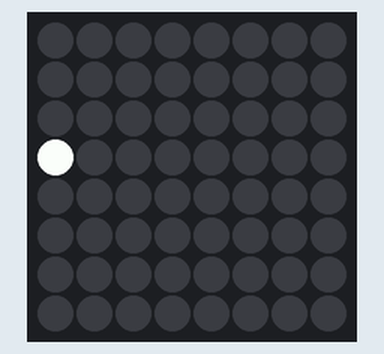
A program run on a simulated Raspberry Pi (BCM pin numbers) with a Sense HAT. On the bench: the Sense HAT's 8×8 RGB LED matrix.

Above: at 0.1 s.
At 4.6 s:
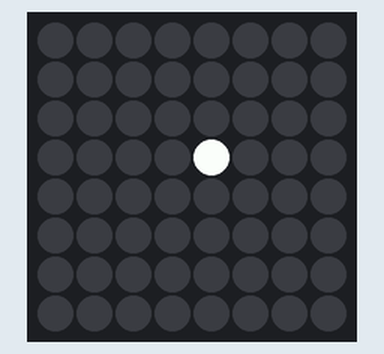
At 9.9 s:
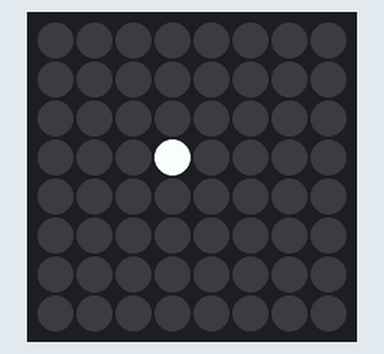
At 19.6 s:
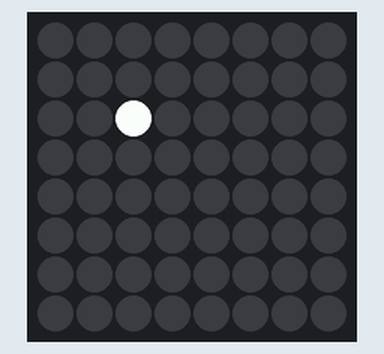
At 29.4 s:
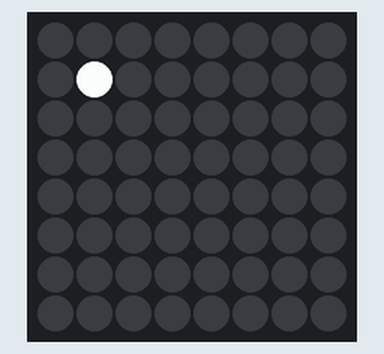
At 39.2 s:
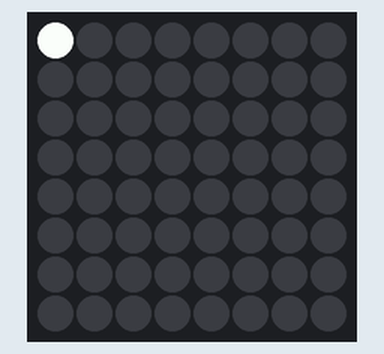

Measured:
- what the display in image 1 shows lasts 0.8 s, from 4.5 s to 5.3 s

The program:

snake.py
```python
#!/usr/bin/python3

# ------------------------------------------------------------------
# Name: snake.py
#
# Description: Methodisch didaktischer Aufbau eines Snake-Programmes.
#              IST SO NICHT LAUFFàHIG!
#
# Autor: Walter Rothlin
#
# History:
# 02-July-2020   Walter Rothlin      Initial Version
#
# ------------------------------------------------------------------


# Start-Variante
# ==============
from sense_hat import SenseHat
import time

sense = SenseHat()
sense.set_pixel(0,3,255,255,255)
time.sleep(.75)

sense.set_pixel(1,3,255,255,255)
time.sleep(.75)

# Mit For-Loop
# ============
from sense_hat import SenseHat
import time

sense = SenseHat()
for xPos in range(8):
  sense.clear()
  sense.set_pixel(xPos,3,255,255,255)
  time.sleep(.75)

# Ohne Eventhandler
# =================
from sense_hat import SenseHat
import time

xPos = 0
yPos = 0
xShift = 1
yShift =  1

sense = SenseHat()

doLoop = True
while doLoop:
  sense.clear()
  sense.set_pixel(xPos,yPos,255,255,255)
  time.sleep(.75)
  xPos = xPos + xShift
  yPos = yPos + yShift
  if (xPos > 7):
    xPos = 6
    xShift = -1
  if (xPos < 0):
    xPos = 1
    xShift = 1

  if (yPos > 7):
    yPos = 6
    yShift = -1
  if (yPos < 0):
    yPos = 1
    yShift = 1

# Schluss-Variante
# ================
from sense_hat import SenseHat, ACTION_PRESSED, ACTION_HELD, ACTION_RELEASED
import time

sense = SenseHat()

xPos = 0
xShift = 1
yPos = 3
yShift = 1

def pushed_up(event):
    global xShift
    global yShift
    if event.action != ACTION_RELEASED:
      xShift = 0
      yShift =  -1

def pushed_down(event):
    global xShift
    global yShift
    if event.action != ACTION_RELEASED:
      xShift = 0
      yShift =  1

def pushed_left(event):
    global xShift
    global yShift
    if event.action != ACTION_RELEASED:
      xShift = -1
      yShift =  0

def pushed_right(event):
    global xShift
    global yShift
    if event.action != ACTION_RELEASED:
      xShift = 1
      yShift =  0

sense.stick.direction_up    = pushed_up
sense.stick.direction_down  = pushed_down
sense.stick.direction_left  = pushed_left
sense.stick.direction_right = pushed_right
doLoop = True
while doLoop:
  sense.clear()
  sense.set_pixel(xPos,yPos,255,255,0)

  if (xPos >= 7):
    xShift = -1
  if (xPos <= 0):
    xShift = 1

  if (yPos >= 7):
    yShift = -1
  if (yPos <= 0):
    yShift = 1

  xPos = xPos + xShift
  yPos = yPos + yShift
  time.sleep(.75)
```
